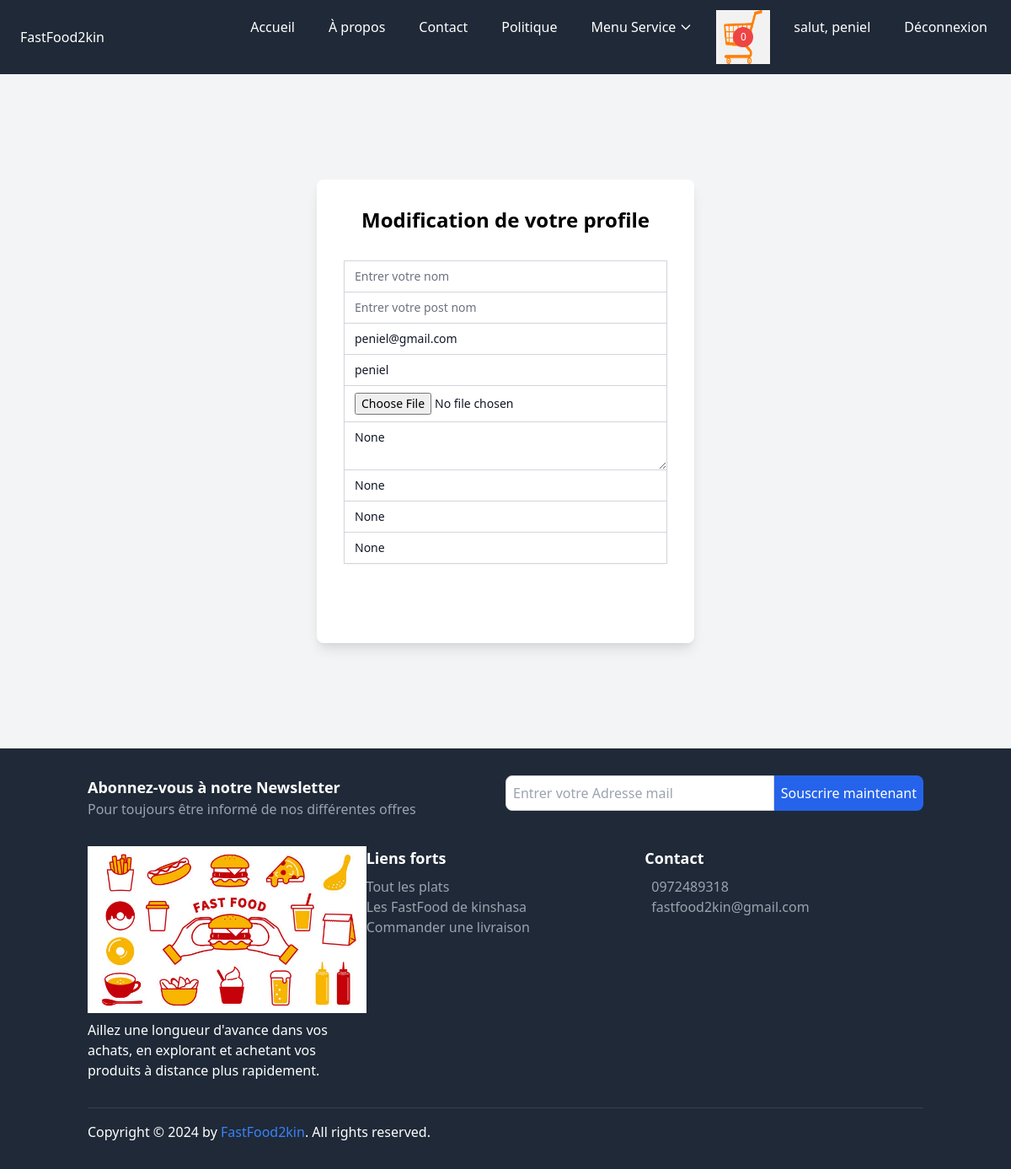
/user/update_profile (signed in), run on the app's committed database.
### core/models.py (models this page shows, shortened)
class Cart(models.Model):
    user = models.ForeignKey(settings.AUTH_USER_MODEL, on_delete=models.CASCADE, related_name='carts')
    created_at = models.DateTimeField(auto_now_add=True)
    is_ordered = models.BooleanField(default=False)
    is_active = models.BooleanField(default=True) # Ajoutez ce champ
    def get_item_count(self):
        return sum(item.quantity for item in self.items.all())

class CustomUser(AbstractUser):
    email = models.EmailField(unique=True)
    profile_pic = models.ImageField(upload_to="p_img", blank=True, null=True)
    address = models.CharField(max_length=50, blank=True, null=True)
    phone = models.CharField(max_length=11, blank=True, null=True)
    role = models.CharField(max_length=50, blank=True, null=True)
    bio = models.TextField(blank=True, null=True)
    USERNAME_FIELD = 'email'
    REQUIRED_FIELDS = ('username',)

### core/views.py (the view)
# urls.py: path('update_profile',views.update_profile, name='update_profile'),
@login_required(login_url="signin")
def update_profile(request):
    if request.user.is_authenticated:
        user = request.user
        form = UpdateProfileForm(instance=user)
        if request.method == 'POST':
            form = UpdateProfileForm(request.POST, request.FILES, instance=user)
            if form.is_valid():
                form.save()
                messages.success(request, "Profile updated successfully")
                return redirect("profile")
    context = {"form": form}
    return render(request, "core/update_profile.html", context)

### core/context_processors.py (called while the page is built)
def cart(request):
    if request.user.is_authenticated:
        cart = get_or_create_cart(request.user)
    else:
        cart = None
    return {'cart': cart}

### core/utils.py (called while the page is built)
def get_or_create_cart(user):
    cart, created = Cart.objects.get_or_create(user=user, is_active=True)
    return cart

### core/templates/core/update_profile.html (shortened to what this page needs)
{% extends 'base.html' %}
{% block content %}
<div class="min-h-screen flex items-center justify-center bg-gray-100 py-12 px-4 sm:px-6 lg:px-8">
  <div class="max-w-md w-full space-y-8 bg-white p-8 rounded-lg shadow-lg">
    <h2 class="text-2xl font-bold text-center text-primary">Modification de votre profile</h2>
    <form class="mt-8 space-y-6" method="POST" enctype="multipart/form-data">
      <div class="rounded-md shadow-sm -space-y-px">
        <div>
          <input id="id_first_name" name="first_name" type="text" value="{{ form.first_name.value }}" placeholder="Entrer votre nom"
            class="appearance-none rounded-none relative block w-full px-3 py-2 border border-gray-300 placeholder-gray-500 text-gray-900 focus:outline-none focus:ring-indigo-500 focus:border-indigo-500 focus:z-10 sm:text-sm" required>
        </div>
        <div>
          <input id="id_last_name" name="last_name" type="text" value="{{ form.last_name.value }}" placeholder="Entrer votre post nom"
            class="appearance-none rounded-none relative block w-full px-3 py-2 border border-gray-300 placeholder-gray-500 text-gray-900 focus:outline-none focus:ring-indigo-500 focus:border-indigo-500 focus:z-10 sm:text-sm" required>
        </div>
        <div>
          <input id="id_email" name="email" type="email" value="{{ form.email.value }}" placeholder="Entrer votre email addresse"
            class="appearance-none rounded-none relative block w-full px-3 py-2 border border-gray-300 placeholder-gray-500 text-gray-900 focus:outline-none focus:ring-indigo-500 focus:border-indigo-500 focus:z-10 sm:text-sm" required>
        </div>
        <div>
          <input id="id_username" name="username" type="text" value="{{ form.username.value }}" placeholder="Entrer votre username"
            class="appearance-none rounded-none relative block w-full px-3 py-2 border border-gray-300 placeholder-gray-500 text-gray-900 focus:outline-none focus:ring-indigo-500 focus:border-indigo-500 focus:z-10 sm:text-sm" required>
        </div>
        <div>
          <input id="id_profile_pic" name="profile_pic" type="file" placeholder="Ajouter votre image profile"
            class="appearance-none rounded-none relative block w-full px-3 py-2 border border-gray-300 placeholder-gray-500 text-gray-900 focus:outline-none focus:ring-indigo-500 focus:border-indigo-500 focus:z-10 sm:text-sm">
        </div>
        <div>
          <textarea id="id_bio" name="bio" placeholder="Entrer votre bio" class="appearance-none rounded-none relative block w-full px-3 py-2 border border-gray-300 placeholder-gray-500 text-gray-900 focus:outline-none focus:ring-indigo-500 focus:border-indigo-500 focus:z-10 sm:text-sm">{{ form.bio.value }}</textarea>
        </div>
        <div>
          <input id="id_address" name="address" type="text" value="{{ form.address.value }}" placeholder="Entrer votre addresse"
            class="appearance-none rounded-none relative block w-full px-3 py-2 border border-gray-300 placeholder-gray-500 text-gray-900 focus:outline-none focus:ring-indigo-500 focus:border-indigo-500 focus:z-10 sm:text-sm" required>
        </div>
        <div>
          <input id="id_phone" name="phone" type="text" value="{{ form.phone.value }}" placeholder="Entrer votre numero telephone"
            class="appearance-none rounded-none relative block w-full px-3 py-2 border border-gray-300 placeholder-gray-500 text-gray-900 focus:outline-none focus:ring-indigo-500 focus:border-indigo-500 focus:z-10 sm:text-sm" required>
        </div>
        <div>
          <input id="id_role" name="role" type="text" value="{{ form.role.value }}" placeholder="Entrer votre role"
            class="appearance-none rounded-none relative block w-full px-3 py-2 border border-gray-300 placeholder-gray-500 text-gray-900 focus:outline-none focus:ring-indigo-500 focus:border-indigo-500 focus:z-10 sm:text-sm" required>
        </div>
      </div>
      <div>
        <button type="submit" class="group relative w-full flex justify-center py-2 px-4 border border-transparent text-sm font-medium rounded-md text-white bg-primary hover:bg-indigo-700 focus:outline-none focus:ring-2 focus:ring-offset-2 focus:ring-indigo-500">
        </button>
      </div>
    </form>
  </div>
</div>
{% endblock content %}

### templates/base.html (shortened to what this page needs)
{% load static %}
<!DOCTYPE html>
<html lang="fr">
<head>
    <link href="https://cdn.jsdelivr.net/npm/tailwindcss@2.2.19/dist/tailwind.min.css" rel="stylesheet">
</head>
<body class="bg-gray-100">
    <nav class="bg-gray-800 text-white">
        <div class="max-w-7xl mx-auto px-4 py-3 flex justify-between items-center">
            <a href="{% url 'index' %}" class="text-gray hover:underline flex items-center bg-white-800 p-2 rounded">
                FastFood2kin
            </a>
            <div class="hidden md:flex space-x-4">
                <a href="{% url 'index' %}" class="hover:bg-gray-700 px-3 py-2 rounded">Accueil</a>
                <a href="{% url 'apropos' %}" class="hover:bg-gray-700 px-3 py-2 rounded">À propos</a>
                <a href="{% url 'contact' %}" class="hover:bg-gray-700 px-3 py-2 rounded">Contact</a>
                <a href="{% url 'politique' %}" class="hover:bg-gray-700 px-3 py-2 rounded">Politique</a>
<div class="relative">
    <button class="hover:bg-gray-700 px-3 py-2 rounded inline-flex items-center" id="immoDropdownButton">
       Menu Service
        <svg class="ml-1 w-4 h-4" fill="none" stroke="currentColor" viewBox="0 0 24 24" xmlns="http://www.w3.org/2000/svg">
            <path stroke-linecap="round" stroke-linejoin="round" stroke-width="2" d="M19 9l-7 7-7-7"></path>
        </svg>
    </button>
</div>
<a href="{% url 'cart_detail' %}" class="relative inline-block">
    <span id="cart-items-count" class="absolute top-1/2 left-1/2 bg-red-500 text-white rounded-full w-6 h-6 flex items-center justify-center text-xs transform -translate-x-1/2 -translate-y-1/2">
        {{ cart.get_item_count }}
    </span>
</a>
                {% if request.user.is_authenticated %}
                    <a href="{% url 'profile' %}" class="hover:bg-gray-700 px-3 py-2 rounded">salut, {{ request.user.username }}</a>
                    <a href="{% url 'signout' %}" class="hover:bg-gray-700 px-3 py-2 rounded">Déconnexion</a>
                {% else %}
                    <a href="{% url 'signup' %}" class="hover:bg-gray-700 px-3 py-2 rounded">S'inscrire</a>
                    <a href="{% url 'signin' %}" class="hover:bg-gray-700 px-3 py-2 rounded">Connexion</a>
                {% endif %}
            </div>
        </div>
    </nav>
      {% block content %}{% endblock content %}
    <footer class="bg-gray-800 text-white py-8">
        <div class="container mx-auto px-4">
            <div class="mb-8">
                <div class="flex flex-col md:flex-row">
                    <div class="md:w-1/2 mb-4 md:mb-0">
                        <h3 class="text-lg font-bold">Abonnez-vous à notre Newsletter</h3>
                        <p class="text-gray-400">Pour toujours être informé de nos différentes offres</p>
                    </div>
                    <div class="md:w-1/2">
                        <form action="https://api.web3forms.com/submit" method="POST" class="flex">
                            <input type="email" name="email" placeholder="Entrer votre Adresse mail" required class="flex-1 p-2 rounded-l-lg border border-gray-300" />
                            <button class="bg-blue-600 text-white p-2 rounded-r-lg">Souscrire maintenant</button>
                        </form>
                    </div>
                </div>
            </div>
            <div class="flex flex-col md:flex-row mb-8">
                <div class="md:w-1/3 mb-4 md:mb-0">
                    <div class="footer-logo mb-2">
                        <img class="img-fluid" src="{% static 'img/fastfood2.jpg' %}" alt="">
                    </div>
                    <p>Aillez une longueur d'avance dans vos achats, en explorant et achetant vos produits à distance plus rapidement.</p>
                </div>
                <div class="md:w-1/3 mb-4 md:mb-0">
                    <h3 class="text-lg font-bold">Liens forts</h3>
                    <ul class="mt-2">
                        <li><a href="{% url 'list_product' %}" class="text-gray-400 hover:text-white">Tout les plats</a></li>
                        <li><a href="{% url 'list_store' %}" class="text-gray-400 hover:text-white">Les FastFood de kinshasa</a></li>
                        <li><a href="{% url 'creer_commande' %}" class="text-gray-400 hover:text-white">Commander une livraison</a></li>
                    </ul>
                </div>
                <div class="md:w-1/3">
                    <h3 class="text-lg font-bold">Contact</h3>
                    <div class="mt-2">
                        <p class="flex items-center"><a href="callto:+243 97 24 89 318" class="text-gray-400 hover:text-white">0972489318</a></p>
                        <p class="flex items-center"><a href="mailto:ngelekapeniel@gmail.com" class="text-gray-400 hover:text-white">fastfood2kin@gmail.com</a></p>
                    </div>
                </div>
            </div>
            <div class="border-t border-gray-700 pt-4">
                <div class="flex justify-between items-center">
                    <div>
                        <p class="mb-0">Copyright © 2024 by <a href="#" class="text-blue-500 hover:underline">FastFood2kin</a>. All rights reserved.</p>
                    </div>
                </div>
            </div>
        </div>
    </footer>
</body>
</html>

### data on the page
Cart: get_item_count "0"
CustomUser: user.username "peniel", email "peniel@gmail.com", username "peniel"
